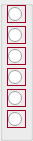
   <widget class="QGroupBox" name="gb_plot_3">
    <property name="geometry">
     <rect>
      <x>410</x>
      <y>75</y>
      <width>33</width>
      <height>141</height>
     </rect>
    </property>
    <property name="styleSheet">
     <string notr="true"/>
    </property>
    <property name="title">
     <string/>
    </property>
    <widget class="QRadioButton" name="rb_eta_3">
     <property name="geometry">
      <rect>
       <x>7</x>
       <y>26</y>
       <width>19</width>
       <height>18</height>
      </rect>
     </property>
     <property name="font">
      <font>
       <pointsize>6</pointsize>
      </font>
     </property>
     <property name="styleSheet">
      <string notr="true">border: 1px solid rgb(157, 0, 36);</string>
     </property>
     <property name="text">
      <string/>
     </property>
     <property name="iconSize">
      <size>
       <width>10</width>
       <height>10</height>
      </size>
     </property>
     <property name="autoExclusive">
      <bool>false</bool>
     </property>
    </widget>
    <widget class="QRadioButton" name="rb_beta_3">
     <property name="geometry">
      <rect>
       <x>7</x>
       <y>89</y>
       <width>19</width>
       <height>18</height>
      </rect>
     </property>
     <property name="font">
      <font>
       <pointsize>6</pointsize>
      </font>
     </property>
     <property name="styleSheet">
      <string notr="true">border: 1px solid rgb(157, 0, 36);</string>
     </property>
     <property name="text">
      <string/>
     </property>
     <property name="iconSize">
      <size>
       <width>10</width>
       <height>10</height>
      </size>
     </property>
     <property name="autoExclusive">
      <bool>false</bool>
     </property>
    </widget>
    <widget class="QRadioButton" name="rb_w0_3">
     <property name="geometry">
      <rect>
       <x>7</x>
       <y>5</y>
       <width>19</width>
       <height>18</height>
      </rect>
     </property>
     <property name="font">
      <font>
       <pointsize>6</pointsize>
      </font>
     </property>
     <property name="styleSheet">
      <string notr="true">border: 1px solid rgb(157, 0, 36);</string>
     </property>
     <property name="text">
      <string/>
     </property>
     <property name="iconSize">
      <size>
       <width>10</width>
       <height>10</height>
      </size>
     </property>
     <property name="autoExclusive">
      <bool>false</bool>
     </property>
    </widget>
    <widget class="QRadioButton" name="rb_delta_3">
     <property name="geometry">
      <rect>
       <x>7</x>
       <y>47</y>
       <width>19</width>
       <height>18</height>
      </rect>
     </property>
     <property name="font">
      <font>
       <pointsize>6</pointsize>
      </font>
     </property>
     <property name="styleSheet">
      <string notr="true">border: 1px solid rgb(157, 0, 36);</string>
     </property>
     <property name="text">
      <string/>
     </property>
     <property name="iconSize">
      <size>
       <width>10</width>
       <height>10</height>
      </size>
     </property>
     <property name="autoExclusive">
      <bool>false</bool>
     </property>
    </widget>
    <widget class="QRadioButton" name="rb_perc_3">
     <property name="geometry">
      <rect>
       <x>7</x>
       <y>110</y>
       <width>19</width>
       <height>18</height>
      </rect>
     </property>
     <property name="font">
      <font>
       <pointsize>6</pointsize>
      </font>
     </property>
     <property name="styleSheet">
      <string notr="true">border: 1px solid rgb(157, 0, 36);</string>
     </property>
     <property name="text">
      <string/>
     </property>
     <property name="iconSize">
      <size>
       <width>10</width>
       <height>10</height>
      </size>
     </property>
     <property name="autoExclusive">
      <bool>false</bool>
     </property>
    </widget>
    <widget class="QRadioButton" name="rb_wb_3">
     <property name="geometry">
      <rect>
       <x>7</x>
       <y>68</y>
       <width>19</width>
       <height>18</height>
      </rect>
     </property>
     <property name="font">
      <font>
       <pointsize>6</pointsize>
      </font>
     </property>
     <property name="styleSheet">
      <string notr="true">border: 1px solid rgb(157, 0, 36);</string>
     </property>
     <property name="text">
      <string/>
     </property>
     <property name="iconSize">
      <size>
       <width>10</width>
       <height>10</height>
      </size>
     </property>
     <property name="autoExclusive">
      <bool>false</bool>
     </property>
    </widget>
   </widget>
